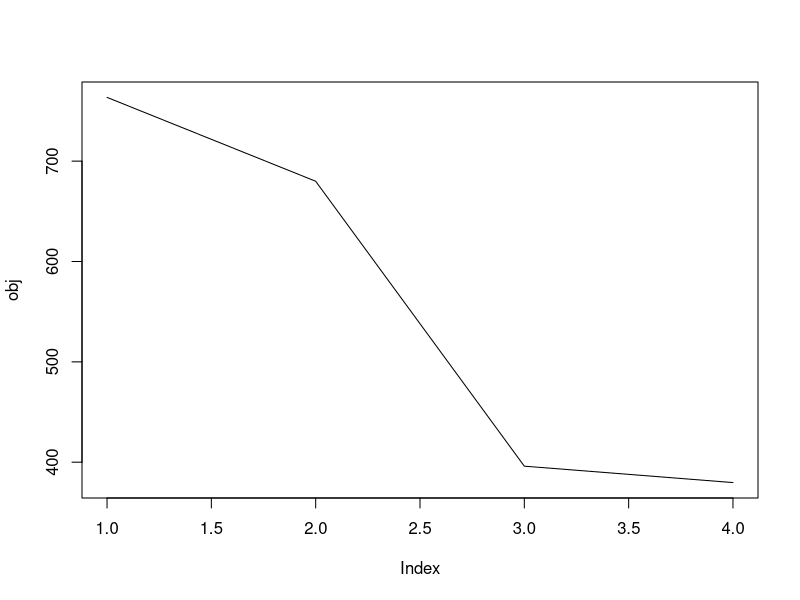
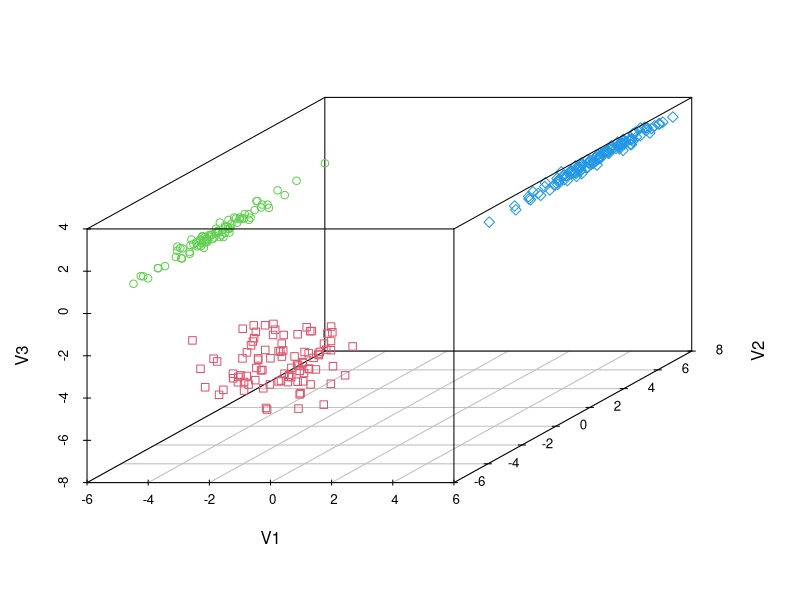

These charts were generated, in order, by the following R code:
## ---- chunk 1
library(scatterplot3d)
mix <- read.table("mixgauss.dat")

c1 <- c(-2, -2, -4) # observed centers
c2 <- c(-4, -2, 2)
c3 <- c(4, 6, 2)
centroids <- rbind(c1, c2, c3)

classify <- function(x) {
  dis <- apply(centroids, 1, function(y) sqrt(sum((x - y)^2))); 
  which(dis == min(dis))
}

label <- apply(mix, 1, classify )

label_old <- rep(1, 300)
obj = c()
while (1) {
  label <- apply(mix, 1, classify)  
  if (sum(label != label_old) == 0) break 
  centroids[1,] <- apply(mix[label==1,], 2, mean) 
  centroids[2,] <- apply(mix[label==2,], 2, mean)
  centroids[3,] <- apply(mix[label==3,], 2, mean)
  label_old <- label
  obj = c(obj, sum(sapply(1:3, 
                          function(i) sum(apply(mix[label == i, ], 1, 
                                                function(y) sqrt(sum((centroids[i,] - y)^2)))))))
  
}

centroids <- rbind(rep(0, 3), rep(1, 3), rep(2, 3))
label <- apply(mix, 1, classify )
label_old <- rep(1, 300)
obj = c()
while (1) {
  label <- apply(mix, 1, classify)  
  if (sum(label != label_old) == 0) break 
  centroids[1,] <- apply(mix[label==1,], 2, mean) 
  centroids[2,] <- apply(mix[label==2,], 2, mean)
  centroids[3,] <- apply(mix[label==3,], 2, mean)
  label_old <- label
  obj = c(obj, sum(sapply(1:3, 
                          function(i) sum(apply(mix[label == i, ], 1, 
                                                function(y) sqrt(sum((centroids[i,] - y)^2)))))))
}
plot(obj, type = 'l')
## ---- chunk 2
centroids <- rbind(rep(0,3), rep(1, 3), rep(2, 3)) 


pi <- rep(1/3, 3)
mu <- centroids
Sig <- array(rep(diag(3), 3), c(3, 3, 3) )

library(MASS)
library(mvtnorm)
tao = matrix(0, 300, 3)
for (l in 1: 30) { # converge criterion to be added, for now just using number of iteration, works well 
  for (n in 1:300) {
    fenmu <- sum(sapply(1:3, function(k) pi[k]*dmvnorm(as.numeric(mix[n,]), as.numeric(mu[k,]), Sig[,,k])))
    for (k in 1:3)
      tao[n,k] = pi[k]*dmvnorm(mix[n,], mu[k,], Sig[,,k])/fenmu
  }
  
  for (k in 1:3) {
    fenmu = sum(tao[,k])
    mu[k,] =rowSums(sapply(1:300, function(i) tao[i, k] * as.numeric(mix[i,]))) / fenmu 
    Sig[,,k] = rowSums(sapply(1:300, function(i) tao[i,k] * as.numeric(mix[i,] - mu[k,])  %*% t(as.numeric(mix[i,] - mu[k,])))) / fenmu
    pi[k] = 1/300*fenmu 
  }
}
centroids <- mu  
label <- apply(mix, 1, classify )
scatterplot3d(mix[,1:3], color = label + 1, pch = ifelse(label < 3, label -1, label + 2))
